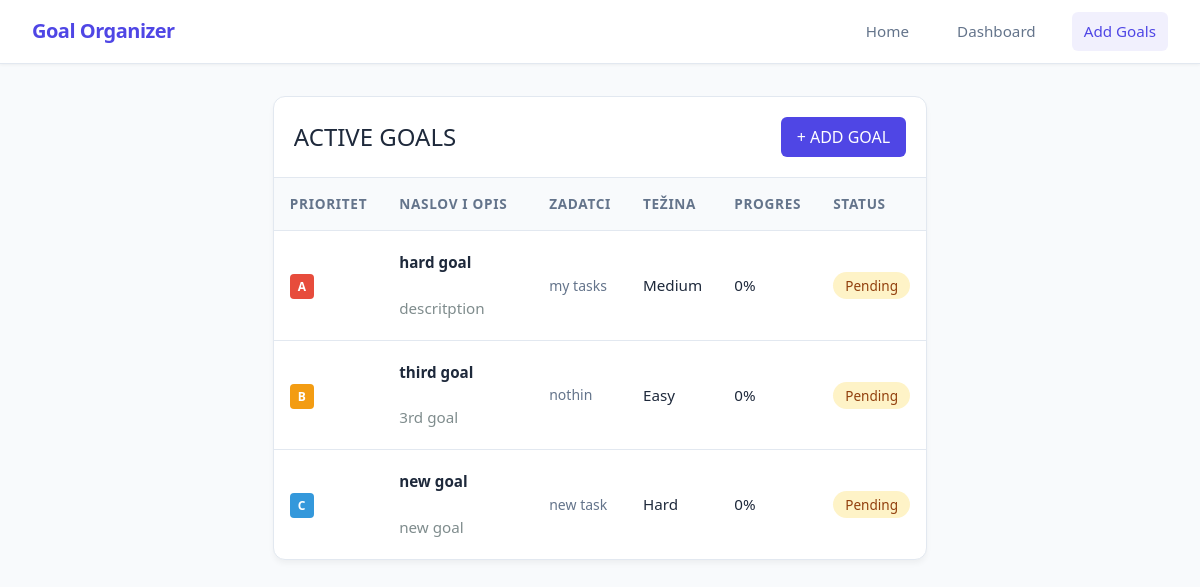
The app's page /goals, older data.
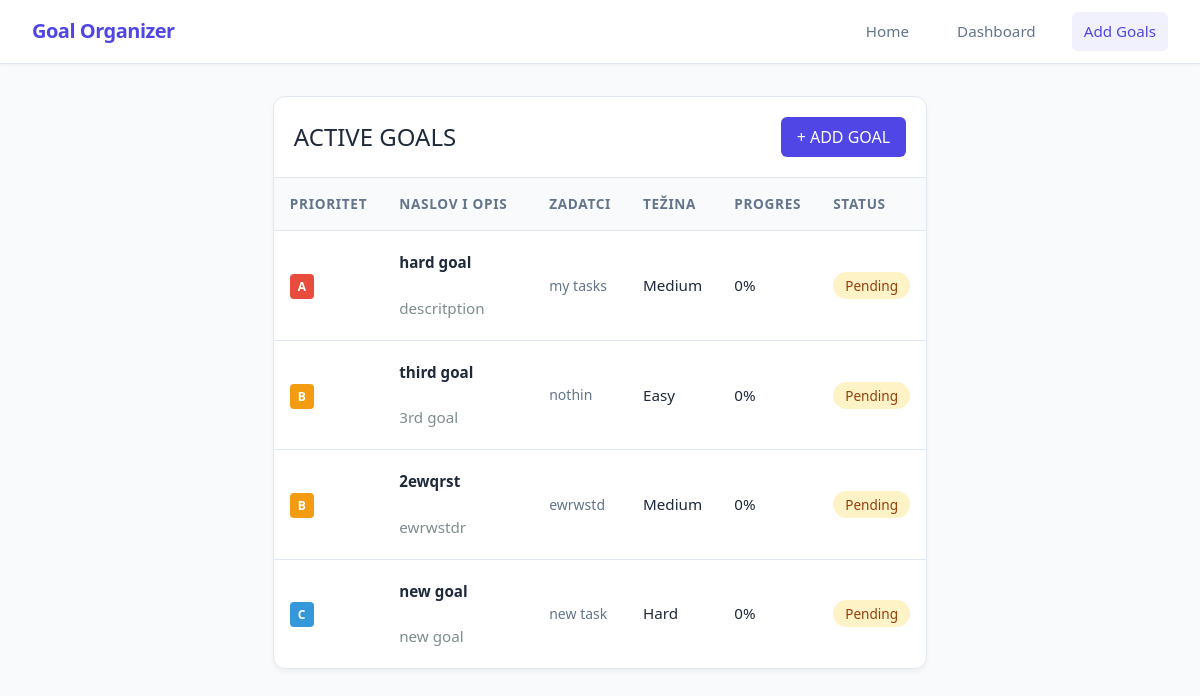
The same page, newer data.
### app/models_db.py (models this page shows, shortened)
class Goal(db.Model):
    id = db.Column(db.Integer, primary_key=True)
    title = db.Column(db.String(100), nullable=False)
    description = db.Column(db.Text, nullable=False)
    tasks = db.Column(db.JSON, nullable=True, default=[])
    is_completed = db.Column(db.Boolean, default=False)
    progress_percentage = db.Column(db.Float, default=0.0)
    difficulty = db.Column(db.String(20), nullable=False, default='Medium')
    priority = db.Column(db.String(1), nullable=False, default='b')

### app/routes.py (the view)
@main.route('/goals')
def show_goals():
    goals = Goal.query.order_by(Goal.priority.asc()).all()
    return render_template('goals.html', goals=goals)

### app/templates/goals.html (shortened to what this page needs)
{% extends 'base.html' %}
{% block content %}
<div class="container">
    <div class="table-container">
        <div style="padding: 1.25rem; border-bottom: 1px solid var(--border-color); display: flex; justify-content: space-between; align-items: center;">
            <h1 class="goals_header">active goals</h1>
            <button id="open_form_btn" style="background-color: var(--primary); color: white; border: none; padding: 0.5rem 1rem; border-radius: 6px; cursor: pointer; font-weight: 500;">+ ADD GOAL</button>
        </div>
        <table>
            <thead>
                <tr>
                    <th>Prioritet</th>
                    <th>Naslov i Opis</th>
                    <th>Zadatci</th>
                    <th>Težina</th>
                    <th>Progres</th>
                    <th>Status</th>
                </tr>
            </thead>
            <tbody>
                {% for goal in goals %}
                <tr class="clickable-row" data-href=" {{ url_for('main.view_goal', goal_id=goal.id) }}">
                    <td><span class="badge badge-{{ goal.priority }}">{{ goal.priority }}</span></td>
                    <td style="width: 150px;">
                        <a href="{{ url_for('main.view_goal', goal_id=goal.id) }}" class="goal-link">
                                <h1><strong>{{ goal.title }}</strong></h1>
                        </a>
                        <br>
                        <p style="color: #7f8c8d; width: 100px;">{{ goal.description or 'Nema opisa' }}</p>
                    </td>
                    <td>
                        {% if goal.tasks %}
                        <ul>
                            {% for task in goal.tasks.split(',') %}
                                {% if task.strip() %}
                                    <li>{{ task.strip() }}</li>
                                {% endif %}
                            {% endfor %}
                        </ul>
                        {% else %}
                        <small style="color: #b2bec3;">Nema zadataka</small>
                        {% endif %}
                    </td>
                    <td>{{ goal.difficulty }}</td>
                    <td>{{ goal.progress_percentage | round | int }}%</td>
                    <td>
                        {% if goal.is_completed %}
                        <span class="status-done">Completed</span>
                        {% else %}
                        <span class="status-pending">Pending</span>
                        {% endif %}
                    </td>
                </tr>
                {% else %}
                <tr>
                    <td colspan="6" style="text-align: center; color: #7f8c8d;">Trenutno nema spremljenih ciljeva. Dodaj svoj prvi cilj iznad!</td>
                </tr>
                {% endfor %}
            </tbody>
        </table>
    </div>
</div>
{% endblock %}

Row changes from the older to the newer data that the page shows:
added Goal: priority "B", title "2ewqrst", description "ewrwstdr", strip "ewrwstd", difficulty "Medium", progress_percentage "0", is_completed "Pending"
